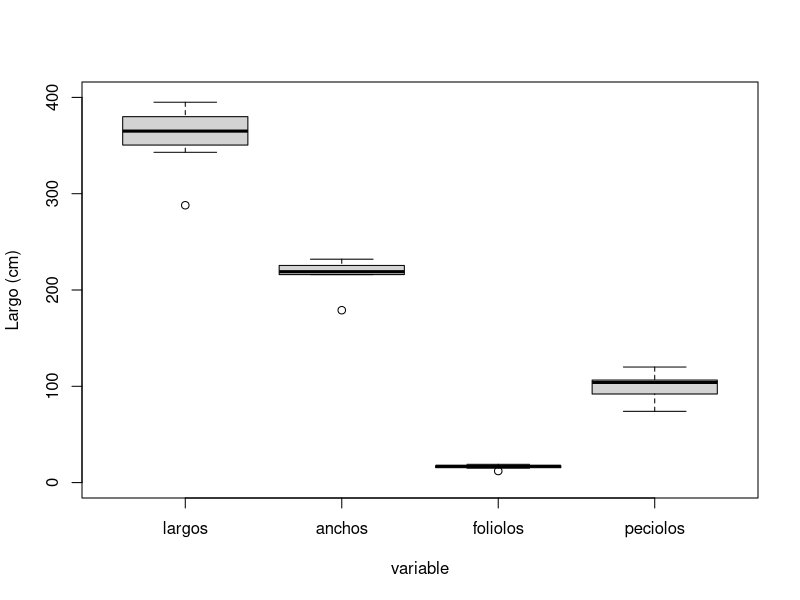
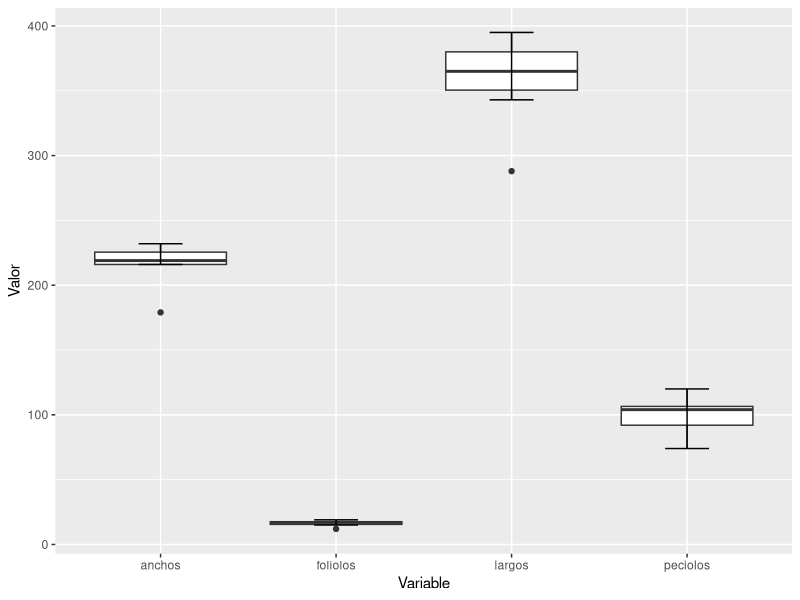
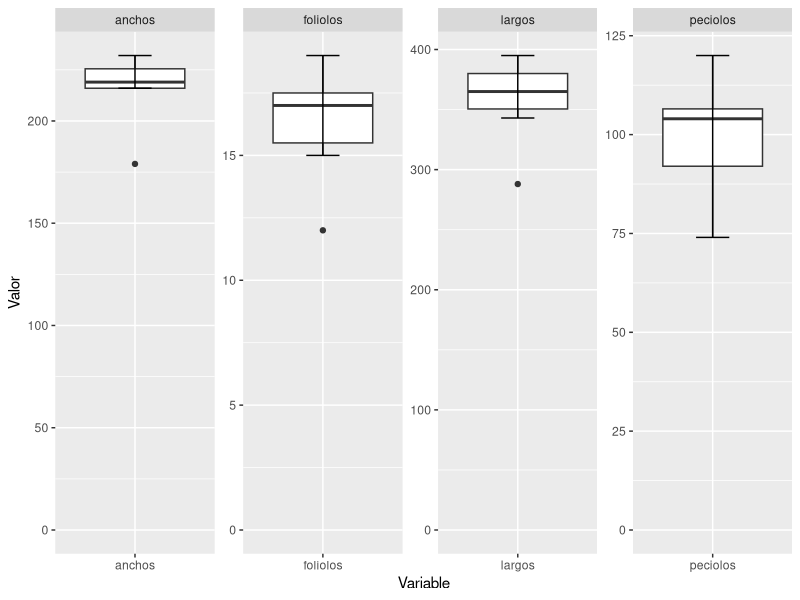

The R script that drew these images, in order:
## ---- chunk 1
if(!require("tidyverse")){
    install.packages("tidyverse")
}
## ---- chunk 2
library("tidyverse")
library("lubridate")
library("ggplot2")
## ---- chunk 3
a <- 1
a
class(a)
## ---- chunk 4
a <- 1
a
class(a) # "numeric"
typeof(a) # "double"

a <- as.integer(a)
a
class(a) # "integer"
typeof(a) # "integer"

b <- 3.2
b
class(b) # "numeric"
typeof(b) # "double"

c <- 1/7
c
class(c) # "numeric"

d <- (-b + sqrt(b^2 - 4*a*c) ) / ( 2*a )
d
class(d) # "numeric"

e <- (-b - sqrt(b^2 - 4*a*c) ) / ( 2*a )
e
class(e) # "numeric"
## ---- chunk 5

f <- "b"
f
class(f) # "character"

g <- "palabra"
g
class(g) # "character"

paste(f , g)
class(paste(f , g))
paste(f, g, sep = "-")
paste(b, g, sep = "-")

## ---- chunk 6
a
b
c
d

b > c # TRUE
class(b > c) # "logical"

b < c
b > c & a < d 
b > c | a < d 
! b > c | a < d
## ---- chunk 7
library("lubridate")
help(lubridate)
## ---- chunk 8
instante <- now()
instante # "2023-03-19 14:55:24 -03"

otroInstante <- now()
otroInstante # "2023-03-19 14:55:24 -03"
diferencia <- otroInstante - instante
diferencia

class(instante) # "POSIXct" "POSIXt"
class(diferencia)

hoy <- today()
hoy
class(hoy)

paste("wday(hoy):", wday(hoy)) # día de la semana
paste("mday(hoy):", mday(hoy)) # día del mes
paste("day(hoy):", day(hoy)) # alias de mday()
paste("yday(hoy):", yday(hoy)) # día juliano del año
paste("month(hoy):", month(hoy)) # mes del año
paste("week(hoy):", week(hoy)) # semana del año
paste("year(hoy):", year(hoy)) # año
## ---- chunk 9
days(today() - dmy("23-08-70"))
## ---- chunk 10
x <- c(1, 7, 3)
y <- c(9, 4, 5.2)
x
class(x)
typeof(x)
y

x + y   # 10 11  8
x - y   # -8  3 -2
x * y   #  9 28 15
x / 2   #  0.5 3.5 1.5
x %% y  # 1 3 3
x %/% y # 0 1 0
# potencia
x ** y  # 1 2401  243 
x ^ y   # 1 2401  243

z <- c(1, 2.5, 3/7)
z
z <- c(1, 2.5, 3/7, "f")
z
## ---- chunk 11
# Generan un vector con los elementos de la secuencia
vec1 <- c(1:10) # Desde : hasta También se puede 1:10 , pero no se recomienda.
vec2 <- seq(15,50,3) # Desde, hasta, cada
vec1
vec2
## ---- chunk 12
# Vector
x[2] # 1
y[3] # 5

# Se puede accedeer a un rango de datos
vec2[3:7]
## ---- chunk 13
s <- matrix(1:6, nrow = 2, ncol = 3)
t <- matrix(8:13, nrow = 2, ncol = 3)

s
t
## ---- chunk 14
matr <- cbind(x,y)
matr
## ---- chunk 15
matr2 <- rbind(x,y)
matr2
## ---- chunk 16
paste("s + t Es la suma término a término, ambas matrices deben tener las mismas dimensiones")
writeLines("\n")
s + t
## ---- chunk 17
paste("s * t Es el producto término a término, ambas matrices deben tener las mismas dimensiones")
writeLines("\n")
s * t
## ---- chunk 18
w <- matrix(12:17, nrow = 2, ncol = 3)
writeLines("\n")
paste("w")
w

z <- matrix(1:6, nrow = 3, ncol = 2)
writeLines("\n")
paste("z")
z

writeLines("\n")
paste("w %*% z Es el producto matricial, ej del primer valor 8*1 + 10*2 + 12*3 = 64")
writeLines("\n")
w %*% z
## ---- chunk 19
writeLines("\n")
paste("w %x% z Producto Kronecker")
writeLines("\n")
w %x% z
## ---- chunk 20
s
t

# Un elemento de celda, contando los elementos desde el inicio
s[1] # 1
t[3] # 3

# Un elemento de celda, con referencia de fila y columna. Coordenadas. [fila,columna]
s[1,2] # 3
t[2,3] # 6


# Una fila
s[1,] # 1 3 5
t[2,] # 2 4 6

# Una columna
s[,1] # 1 2
t[,3] # 5 6
## ---- chunk 21
# Crear vectores, pueden tener diferente longitud. También se puede hacer desde un solo vector.
vector1 <- c(5,9,3)
vector2 <- c(10,11,12,13,14,15)
vector3 <- c(16,17,18,19,20,21,22,23,24,25,26,27,28,29,30)

# Usar los vectores creados para armar la matriz.
unArray3D <- array(c(vector1,vector2,vector3), dim = c(4,3,2))
unArray3D

class(unArray3D)
typeof(unArray3D)
## ---- chunk 22
unArray3D[3,1,2]

writeLines("\n")
unArray3D[,,1]

writeLines("\n")
unArray3D[,2,]
## ---- chunk 23
h <- list(12, s, t, w, z, now(), y, TRUE)
h
class(h)
## ---- chunk 24
t <- s
s
t
writeLines("\n")
s[2,2] <- 15
s
t
writeLines("\n")
h
## ---- chunk 25
unaLista <- list(nombre = "Rafael", apellido = "Mac Donough", fechaDeNacimiento = ymd("1970-08-23"), dni = 21486775, esHombre = TRUE)
unaLista$fechaDeNacimiento
writeLines("")
unaLista[2]
## ---- chunk 26
h[[3]]
h[[6]]
h[[7]]
h[[8]]
## ---- chunk 27
unDataFrame1 <- data.frame(
  "entero" = 1:4, 
  "factor" = factor(c("a", "b", "c", "d")), 
  "numero" = c(1.2, 3.4, 4.5, 5.6),
  "cadena" = c("en", "fe", "go", "hu")
)
str(unDataFrame1)
unDataFrame1
## ---- chunk 28
unDataFrame1[[1]] # Toda la columna 1
writeLines("")
unDataFrame1$factor # Toda la columna factor
writeLines("")
unDataFrame1[[4,3]] # fila, columna
writeLines("")
unDataFrame1[[3]][4] # Toda la columna 3 y luego dentro de ella extraigo el elemento 4
writeLines("")
unDataFrame1[[1]][2] # Toda la columna 1 y luego dentro de ella extraigo el elemento 2
writeLines("")
unDataFrame1$cadena[3]  # Toda la columna cadena y luego dentro de ella extraigo el elemento 3
## ---- chunk 29
largos <- c(288,358,343,365,379,395,381)
anchos <- c(179,216,216,219,221,232,230)
foliolos <- c(12,15,18,16,17,17,19)
peciolos <- c(89,74,108,105,104,120,95)
## ---- chunk 30
class(largos)
## ---- chunk 31
sum(largos)
length(largos)
mean(largos)
max(largos)
min(largos)
#median(largos)
#sd(largos)
#var(largos)
## ---- chunk 32
# Itera sobre los elemntos de un vector directamente
suma <- 0 
for (i in largos) {
  suma <- suma + i
}
suma
# Itera los índices de un vector y accede a los elementos a través del índice. En R todo está optimizzadopara trabajar como en el ejemplo anterior, directamente sobre los objetos del vector, lista, matriz, array, etc.
suma2 <- 0 
for (i in 1:length(largos)) {
  suma2 <- suma2 + largos[i]
}
suma2
# length , largo del vector (cantidad de elementos que lo componen)
n <- 0 
for (i in largos) {
  n <- n + 1
}
n
# media o promedio de todos los valores del vector
media <- suma / n
media
# valor máximo del vector
maxi <- largos[1] 
for (i in largos) {
  if (maxi < i) {
    maxi <- i
  }
}
maxi
# valor mínimo del vector
mini <- largos[1]
for (i in largos) {
  if (mini > i){
    mini <- i
  }
}
mini
## ---- chunk 33
# La función sort ordena los elementos de un vector
sort(largos)

# y lo hace de la siguiente manera
largosOrd <- largos
for (i in 2:length(largosOrd)) {
  v <- largosOrd[i]
  j <- i
  while ((j > 1) & (largosOrd[j-1] > v)) {
    largosOrd[j] <- largosOrd[j-1]
    largosOrd[j-1] <- v
    j <- j-1
  }
}
largosOrd
# largos
## ---- chunk 34
if (length(largosOrd) %% 2 == 0) {
  (largosOrd[length(largosOrd) / 2] + largosOrd[(length(largosOrd) / 2) + 1]) / 2
} else {
  largosOrd[(length(largosOrd) / 2) + 1]
  }
## ---- chunk 35
calcularMediana <- function(unVector) {
  vectorOrdenado <- sort(unVector)
  if (length(vectorOrdenado) %% 2 == 0) {
    (vectorOrdenado[length(vectorOrdenado) / 2] + vectorOrdenado[(length(vectorOrdenado) / 2) + 1]) / 2
  } else {
    vectorOrdenado[(length(vectorOrdenado) / 2) + 1]
  }
}
## ---- chunk 36
# source("funciones/calcularMediana.R")
## ---- chunk 37
calcularMediana(largos)
median(largos)
calcularMediana(anchos)
median(anchos)
calcularMediana(foliolos)
median(foliolos)
calcularMediana(peciolos)
median(peciolos)
## ---- chunk 38
methods("median")
## ---- chunk 39
getAnywhere('median.default')
## ---- chunk 40
help("median")
## ---- chunk 41
unVector <- 5:10
unVector
otroVector <- factorial(unVector)
otroVector
mediaOtroVector <- mean(otroVector)
mediaOtroVector
unaFecha <- as.Date(mediaOtroVector)
unaFecha
## ---- chunk 42
5:10 %>% factorial() %>% mean() %>% as.Date()
## ---- chunk 43
dfHojas <- data.frame(largos, anchos, foliolos, peciolos)
dfHojas
## ---- chunk 44
boxplot(dfHojas, ylim=c(0,400), ylab = "Largo (cm)", xlab= "variable")
#boxplot(largos, ylim=c(0,460), ylab = "Largo (cm)", xlab= "muestra")
## ---- chunk 45
variables <- variable.names(dfHojas)[1:4]
tibbleHojas <- dfHojas %>% pivot_longer(variables, names_to = "Variable", values_to = "Valor")
tibbleHojas
## ---- chunk 46
grafico <- ggplot(tibbleHojas) +
  aes(x= Variable, y = Valor) +
  geom_boxplot() +
  stat_boxplot(geom = "errorbar",
               width = 0.25)
grafico
## ---- chunk 47
tibbleHojas <- tibbleHojas %>% group_by(tibbleHojas$Variable)
grafico <- ggplot(tibbleHojas) +
  aes(x= Variable, y = Valor) +
  geom_boxplot() +
  stat_boxplot(geom = "errorbar",
               width = 0.25) +
  ylim(0,NA) +
  facet_wrap(vars(Variable), nrow = 1, scales = "free")
grafico
